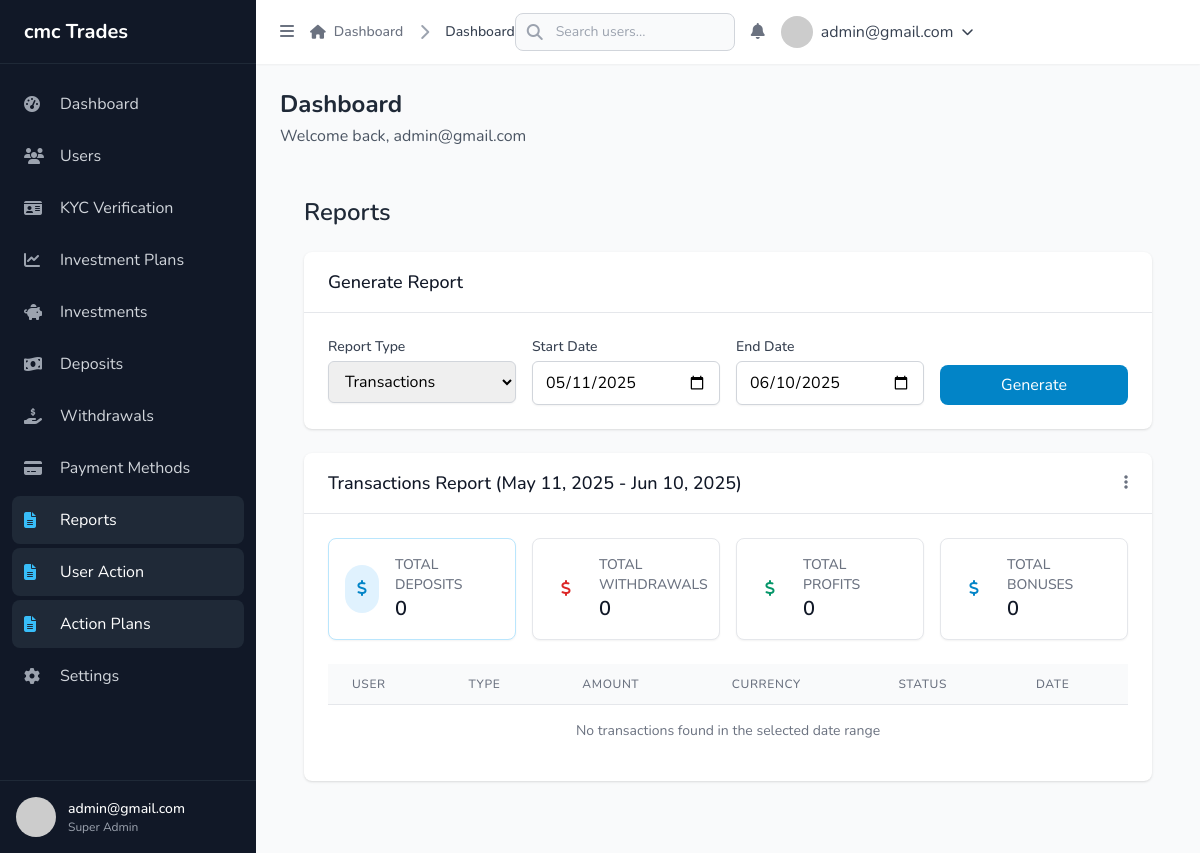
/admin-panel/reports/ (signed in), run on an earlier commit of the app's database.
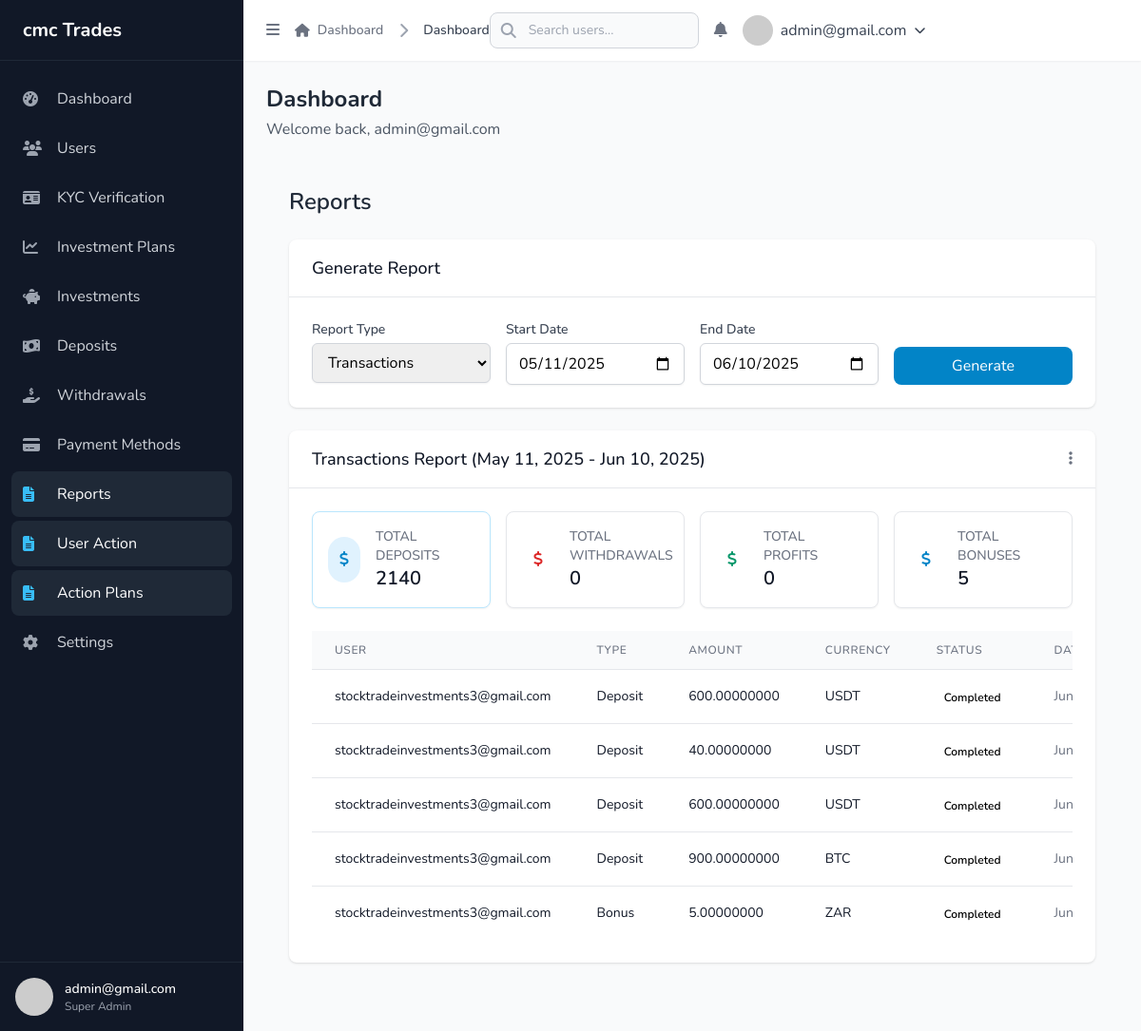
And on a later commit of the database.
### transactions/models.py (models this page shows, shortened)
class Transaction(models.Model):
    TRANSACTION_TYPE_CHOICES = (
        ('deposit', 'Deposit'),
        ('withdrawal', 'Withdrawal'),
        ('profit', 'Profit'),
        ('bonus', 'Bonus'),
        ('investment', 'Investment'),
    )
    STATUS_CHOICES = (
        ('pending', 'Pending'),
        ('completed', 'Completed'),
        ('rejected', 'Rejected'),
    )
    CRYPTO_TYPE_CHOICES = (
        ('BTC', 'Bitcoin'),
        ('ETH', 'Ethereum'),
        ('USDT', 'Tether'),
        ('', 'None'),
    )
    user = models.ForeignKey('accounts.User', on_delete=models.CASCADE, related_name='transactions')
    transaction_type = models.CharField(max_length=20, choices=TRANSACTION_TYPE_CHOICES)
    amount = models.DecimalField(max_digits=15, decimal_places=8)
    currency = models.CharField(max_length=10)
    crypto_type = models.CharField(max_length=10, choices=CRYPTO_TYPE_CHOICES, blank=True, null=True)
    status = models.CharField(max_length=20, choices=STATUS_CHOICES, default='pending')
    screenshot = models.ImageField(upload_to='screenshots/', blank=True, null=True)
    withdrawal_details = models.TextField(blank=True, null=True)
    created_at = models.DateTimeField(auto_now_add=True)
    updated_at = models.DateTimeField(auto_now=True)

### accounts/models.py (models this page shows, shortened)
class User(AbstractUser):
    username = None
    email = models.EmailField('email address', unique=True)
    USERNAME_FIELD = 'email'
    REQUIRED_FIELDS = []
    objects = UserManager()

### admin_panel/views.py (the view, shortened to what this page needs)
# urls.py: path('reports/', views.reports, name='reports'),
@login_required
@user_passes_test(is_admin)
def reports(request):
    report_type = request.GET.get('type', 'transactions')
    start_date_str = request.GET.get('start_date')
    end_date_str = request.GET.get('end_date')
    today = timezone.now().date()
    if start_date_str:
        try:
            start_date = datetime.strptime(start_date_str, '%Y-%m-%d').date()
        except ValueError:
            start_date = today - timedelta(days=30)
    else:
        start_date = today - timedelta(days=30)
    if end_date_str:
        try:
            end_date = datetime.strptime(end_date_str, '%Y-%m-%d').date()
        except ValueError:
            end_date = today
    else:
        end_date = today
    if report_type == 'transactions':
        transactions = Transaction.objects.filter(
            created_at__date__gte=start_date,
            created_at__date__lte=end_date
        ).order_by('-created_at')
        deposits = transactions.filter(transaction_type='deposit', status='completed').aggregate(Sum('amount'))['amount__sum'] or 0
        withdrawals = transactions.filter(transaction_type='withdrawal', status='completed').aggregate(Sum('amount'))['amount__sum'] or 0
        profits = transactions.filter(transaction_type='profit', status='completed').aggregate(Sum('amount'))['amount__sum'] or 0
        bonuses = transactions.filter(transaction_type='bonus', status='completed').aggregate(Sum('amount'))['amount__sum'] or 0
        context = {
            'report_type': report_type,
            'start_date': start_date,
            'end_date': end_date,
            'transactions': transactions,
            'deposits': deposits,
            'withdrawals': withdrawals,
            'profits': profits,
            'bonuses': bonuses
        }
    else:
        context = {
            'report_type': 'invalid',
            'start_date': start_date,
            'end_date': end_date
        }
    return render(request, 'admin_panel/reports.html', context)

### admin_panel/context_processors.py (called while the page is built)
def system_settings(request):
    return {
        'system_settings': get_system_settings()
    }

### admin_panel/models.py (called while the page is built)
    @classmethod
    def get_settings(cls):
        settings, created = cls.objects.get_or_create(pk=1)
        return settings

### admin_panel/utils.py (called while the page is built)
def get_system_settings(refresh=False):
    if not refresh:
        cached_settings = cache.get(SETTINGS_CACHE_KEY)
        if cached_settings:
            return cached_settings
    try:
        settings_obj = SystemSettings.get_settings()
        settings_dict = {}
        for field in settings_obj._meta.fields:
            field_name = field.name
            if field_name not in ['id', 'created_at', 'updated_at']:
                settings_dict[field_name] = getattr(settings_obj, field_name)
        cache.set(SETTINGS_CACHE_KEY, settings_dict, SETTINGS_CACHE_TIMEOUT)
        return settings_dict
    except Exception as e:
        logger.error(f"Error retrieving system settings: {str(e)}")
        return {}

### admin_panel/views.py (called while the page is built)
def is_admin(user):
    return user.is_staff

### notifications/utils.py (called while the page is built)
def get_unread_notifications_count(user):
    return Notification.objects.filter(user=user, is_read=False).count()

### wallet/context_processors.py (called while the page is built)
def exchange_rates(request):
    return {
        'exchange_rates': get_exchange_rates()
    }

### admin_panel/templates/admin_panel/reports.html (shortened to what the changed rows need)
{% extends 'admin_panel/base.html' %}
{% load static %}
{% block content %}
<div class="p-6">
    <h1 class="text-2xl font-semibold text-gray-800 mb-6">Reports</h1>
    {% if report_type == 'transactions' %}
    <div class="bg-white shadow rounded-lg overflow-hidden mb-6">
        <div class="px-6 py-4 border-b border-gray-200 flex justify-between items-center">
            <h6 class="text-lg font-medium text-gray-900">Transactions Report ({{ start_date|date:"M d, Y" }} - {{ end_date|date:"M d, Y" }})</h6>
            <div class="relative" x-data="{ open: false }">
                <button @click="open = !open" class="text-gray-500 hover:text-gray-700">
                    <i class="fas fa-ellipsis-v"></i>
                </button>
            </div>
        </div>
        <div class="p-6">
            <div class="grid grid-cols-1 md:grid-cols-4 gap-4 mb-6">
                <div class="bg-white border border-primary-200 rounded-lg p-4 shadow-sm">
                    <div class="flex items-center">
                        <div class="flex-shrink-0 bg-primary-100 rounded-full p-3">
                            <i class="fas fa-dollar-sign text-primary-600"></i>
                        </div>
                        <div class="ml-4">
                            <div class="text-sm font-medium text-gray-500 uppercase">Total Deposits</div>
                            <div class="text-xl font-semibold text-gray-900">{{ deposits }}</div>
                        </div>
                    </div>
                </div>
                <div class="bg-white border border-danger-200 rounded-lg p-4 shadow-sm">
                    <div class="flex items-center">
                        <div class="flex-shrink-0 bg-danger-100 rounded-full p-3">
                            <i class="fas fa-dollar-sign text-danger-600"></i>
                        </div>
                        <div class="ml-4">
                            <div class="text-sm font-medium text-gray-500 uppercase">Total Withdrawals</div>
                            <div class="text-xl font-semibold text-gray-900">{{ withdrawals }}</div>
                        </div>
                    </div>
                </div>
                <div class="bg-white border border-success-200 rounded-lg p-4 shadow-sm">
                    <div class="flex items-center">
                        <div class="flex-shrink-0 bg-success-100 rounded-full p-3">
                            <i class="fas fa-dollar-sign text-success-600"></i>
                        </div>
                        <div class="ml-4">
                            <div class="text-sm font-medium text-gray-500 uppercase">Total Profits</div>
                            <div class="text-xl font-semibold text-gray-900">{{ profits }}</div>
                        </div>
                    </div>
                </div>
                <div class="bg-white border border-info-200 rounded-lg p-4 shadow-sm">
                    <div class="flex items-center">
                        <div class="flex-shrink-0 bg-info-100 rounded-full p-3">
                            <i class="fas fa-dollar-sign text-info-600"></i>
                        </div>
                        <div class="ml-4">
                            <div class="text-sm font-medium text-gray-500 uppercase">Total Bonuses</div>
                            <div class="text-xl font-semibold text-gray-900">{{ bonuses }}</div>
                        </div>
                    </div>
                </div>
            </div>
            <div class="overflow-x-auto">
                <table class="min-w-full divide-y divide-gray-200">
                    <thead class="bg-gray-50">
                        <tr>
                            <th scope="col" class="px-6 py-3 text-left text-xs font-medium text-gray-500 uppercase tracking-wider">User</th>
                            <th scope="col" class="px-6 py-3 text-left text-xs font-medium text-gray-500 uppercase tracking-wider">Type</th>
                            <th scope="col" class="px-6 py-3 text-left text-xs font-medium text-gray-500 uppercase tracking-wider">Amount</th>
                            <th scope="col" class="px-6 py-3 text-left text-xs font-medium text-gray-500 uppercase tracking-wider">Currency</th>
                            <th scope="col" class="px-6 py-3 text-left text-xs font-medium text-gray-500 uppercase tracking-wider">Status</th>
                            <th scope="col" class="px-6 py-3 text-left text-xs font-medium text-gray-500 uppercase tracking-wider">Date</th>
                        </tr>
                    </thead>
                    <tbody class="bg-white divide-y divide-gray-200">
                        {% for transaction in transactions %}
                        <tr>
                            <td class="px-6 py-4 whitespace-nowrap text-sm text-gray-900">
                                {{ transaction.user.email }}
                            </td>
                            <td class="px-6 py-4 whitespace-nowrap text-sm text-gray-900">
                                {{ transaction.get_transaction_type_display }}
                            </td>
                            <td class="px-6 py-4 whitespace-nowrap text-sm text-gray-900">
                                {{ transaction.amount }}
                            </td>
                            <td class="px-6 py-4 whitespace-nowrap text-sm text-gray-900">
                                {{ transaction.currency }}
                            </td>
                            <td class="px-6 py-4 whitespace-nowrap">
                                {% if transaction.status == 'completed' %}
                                <span class="px-2 inline-flex text-xs leading-5 font-semibold rounded-full bg-success-100 text-success-800">Completed</span>
                                {% elif transaction.status == 'pending' %}
                                <span class="px-2 inline-flex text-xs leading-5 font-semibold rounded-full bg-warning-100 text-warning-800">Pending</span>
                                {% else %}
                                <span class="px-2 inline-flex text-xs leading-5 font-semibold rounded-full bg-danger-100 text-danger-800">Rejected</span>
                                {% endif %}
                            </td>
                            <td class="px-6 py-4 whitespace-nowrap text-sm text-gray-500">
                                {{ transaction.created_at|date:"M d, Y H:i" }}
                            </td>
                        </tr>
                        {% empty %}
                        <tr>
                            <td colspan="6" class="px-6 py-4 whitespace-nowrap text-sm text-gray-500 text-center">
                                No transactions found in the selected date range
                            </td>
                        </tr>
                        {% endfor %}
                    </tbody>
                </table>
            </div>
        </div>
    </div>
    {% endif %}
</div>
{% endblock %}

What changed in the data, as far as the page shows it:
added Transaction: status "Completed"
added Transaction: status "Completed"
added Transaction: status "Completed"
added Transaction: status "Completed"
added Transaction: status "Completed"
Also different on the page:
{{ deposits }}: "0" → "2140"
{{ bonuses }}: "0" → "5"
text no longer shown: "No transactions found in the selected date range"
